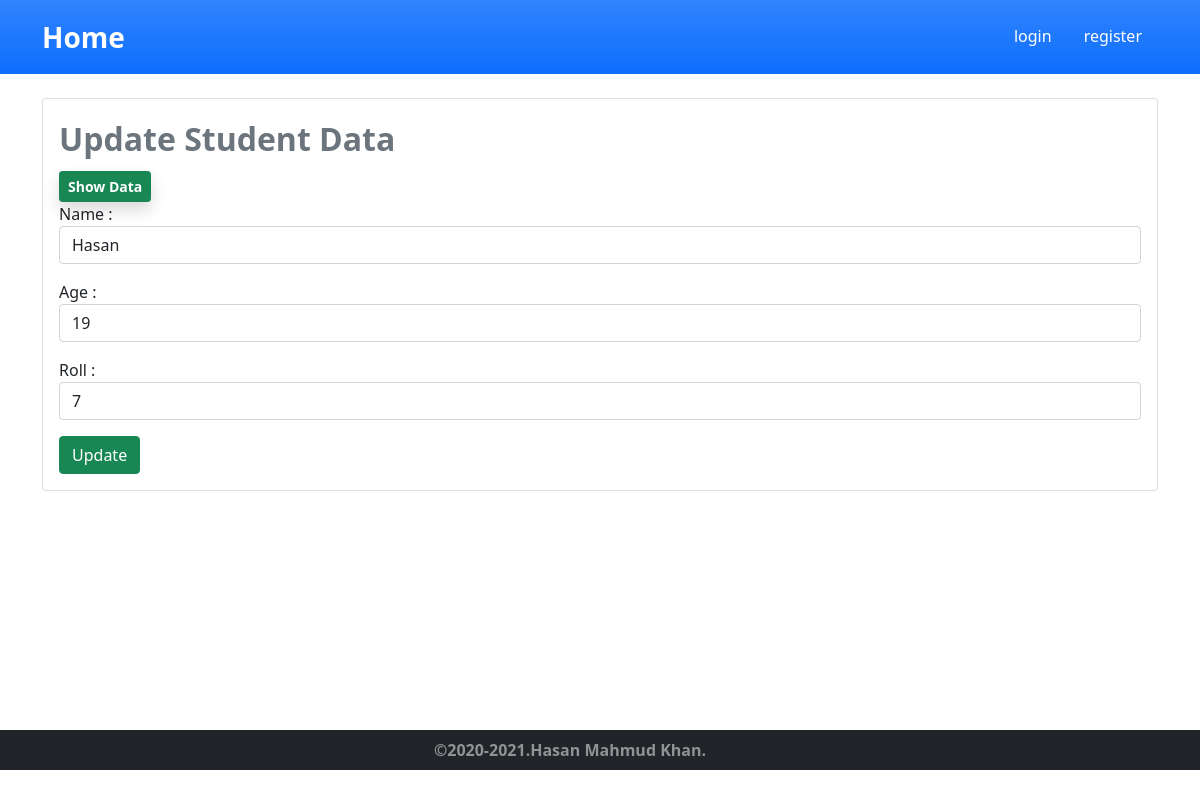
/edit.php?edit=3, run on the app's committed database.
### tables this page shows
CREATE TABLE `student` (
  `id` int(11) NOT NULL,
  `name` varchar(80) NOT NULL,
  `age` int(11) NOT NULL,
  `roll` int(11) NOT NULL,
  `date` timestamp NOT NULL DEFAULT current_timestamp() ON UPDATE current_timestamp()
);

### edit.php (the view, shortened to what this page needs)
<?php
include("db.php");
include("includes/navbar.php");
    if(isset($_GET['edit'])){
        $row['id'] = $_GET['edit'];
        $id = $row['id'];
        $sql = "SELECT * FROM student WHERE id={$id}";
        $result = mysqli_query($conn,$sql);
        $row = mysqli_fetch_assoc($result);
        $name = $row['name'];
        $age = $row['age'];
        $roll = $row['roll'];
    }
?>
    <main class="">
        <div class="container">
            <br>
            <div class="card">
                <div class="card-body">
                    <div class="card-title text-muted fw-bold fs-2">Update Student Data</div>
                    <a href="index.php" class="btn btn-success btn-sm fw-bold shadow">Show Data</a>
                    <form action="update.php?edit=<?php echo $row['id']; ?>" method="POST" enctype="multipart/form-data">
                        <div class="mb-3">
                            <label for="name" class="forn-label">Name :</label>
                            <input type="text" name="name" class="form-control" placeholder="Student Name" value="<?php if(isset($name)) echo $name; ?>">
                        </div>
                        <div class="mb-3">
                            <label for="age" class="forn-label">Age :</label>
                            <input type="number" name="age" class="form-control" placeholder="Student Age" value="<?php if(isset($age)) echo $age; ?>">
                        </div>
                        <div class="mb-3">
                            <label for="roll" class="forn-label">Roll :</label>
                            <input type="number" name="roll" class="form-control" placeholder="Student Roll" value="<?php if(isset($roll)) echo $roll; ?>">
                        </div>
                        <button type="submit" name="updateBtn" class="btn btn-success" >Update</button>
                    </form>
                </div>
            </div>
        </div>
    </main>
<?php
include("includes/footer.php");
?>

### assets/css/style.css (style rules this page uses)
main { min-height: 82vh !important; }

### data on the page
student: name "Hasan", age "19", roll "7"
